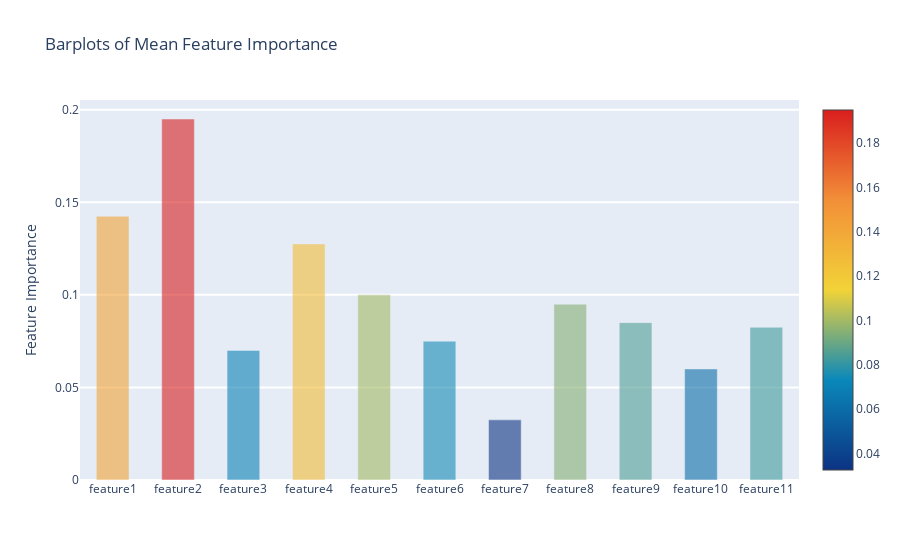

The cell this chart's notebook holds for it:
### Code cell
y = feature_dataframe['mean'].values
x = feature_dataframe['features'].values
data = [go.Bar(
            x= x,
             y= y,
            width = 0.5,
            marker=dict(
               color = feature_dataframe['mean'].values,
            colorscale='Portland',
            showscale=True,
            reversescale = False
            ),
            opacity=0.6
        )]

layout= go.Layout(
    autosize= True,
    title= 'Barplots of Mean Feature Importance',
    hovermode= 'closest',
#     xaxis= dict(
#         title= 'Pop',
#         ticklen= 5,
#         zeroline= False,
#         gridwidth= 2,
#     ),
    yaxis=dict(
        title= 'Feature Importance',
        ticklen= 5,
        gridwidth= 2
    ),
    showlegend= False
)
fig = go.Figure(data=data, layout=layout)
py.iplot(fig, filename='bar-direct-labels')

### Figure 1 — Plotly figure (JSON) as saved in the notebook; plotly's stock layout.template omitted (floating-point values rounded to 4 significant figures)
{"data": [{"marker": {"color": [0.1425, 0.195, 0.07, 0.1275, 0.1, 0.075, 0.0325, 0.095, 0.085, 0.06, 0.0825], "colorscale": [[0, "rgb(12,51,131)"], [0.25, "rgb(10,136,186)"], [0.5, "rgb(242,211,56)"], [0.75, "rgb(242,143,56)"], [1, "rgb(217,30,30)"]], "reversescale": false, "showscale": true}, "opacity": 0.6, "type": "bar", "width": 0.5, "x": ["feature1", "feature2", "feature3", "feature4", "feature5", "feature6", "feature7", "feature8", "feature9", "feature10", "feature11"], "y": [0.1425, 0.195, 0.07, 0.1275, 0.1, 0.075, 0.0325, 0.095, 0.085, 0.06, 0.0825]}], "layout": {"autosize": true, "hovermode": "closest", "showlegend": false, "title": {"text": "Barplots of Mean Feature Importance"}, "yaxis": {"gridwidth": 2, "ticklen": 5, "title": {"text": "Feature Importance"}}}}
